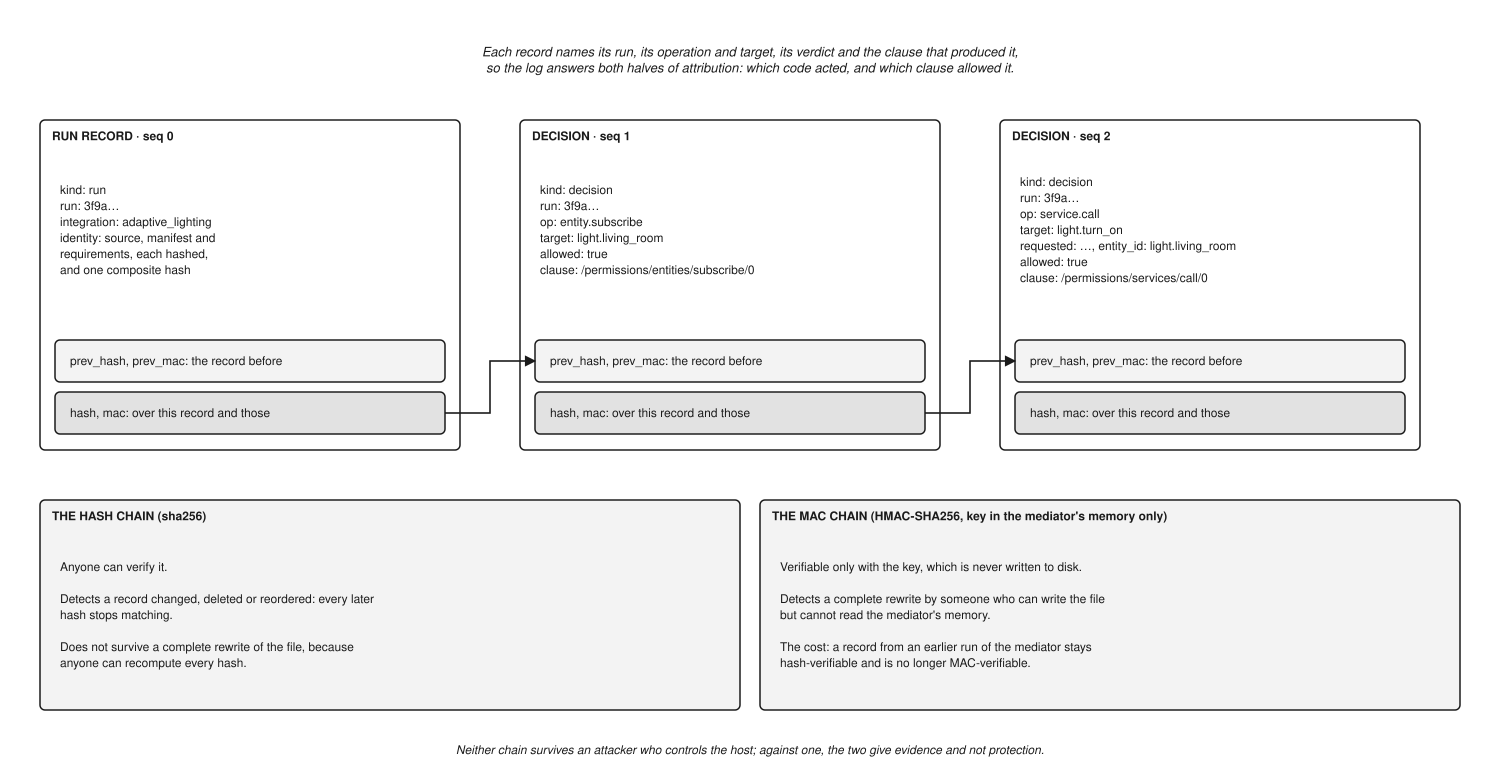

Recreate this plot in Python.
#!/usr/bin/env python3
"""Figure 9.5 — The audit record: one run record, the decisions that refer to it, and two chains.

Writes fig_9_5_record.svg. Run:  python3 fig_9_5_record.py

The fields are those `AuditLog._append`, `AuditLog.run` and `AuditLog.decision` write
(`confine/audit.py`). Every record carries both links: `hash` over the previous hash and this
record's body, and `mac`, an HMAC over the previous MAC and the body, keyed with a secret held
only in the mediator's memory. Clauses are JSON pointers into the
manifest, as the log writes them. The example values are illustrative: the decision is the
retest's `adaptive_lighting` call, and the devices it targets have been in the record since F54.
"""

from pathlib import Path

from svg9 import Canvas

OUT = Path(__file__).parent / "fig_9_5_record.svg"

c = Canvas(1500, 780)

RECORDS = [
    ("RUN RECORD  ·  seq 0", "kind: run\nrun: 3f9a…\nintegration: adaptive_lighting\n"
     "identity: source, manifest and\nrequirements, each hashed,\nand one composite hash"),
    ("DECISION  ·  seq 1", "kind: decision\nrun: 3f9a…\nop: entity.subscribe\n"
     "target: light.living_room\nallowed: true\nclause: /permissions/entities/subscribe/0"),
    ("DECISION  ·  seq 2", "kind: decision\nrun: 3f9a…\nop: service.call\n"
     "target: light.turn_on\nrequested: …, entity_id: light.living_room\nallowed: true\n"
     "clause: /permissions/services/call/0"),
]
X0, W, GAP, Y, H = 40, 420, 60, 120, 330
for i, (title, body) in enumerate(RECORDS):
    x = X0 + i * (W + GAP)
    c.box(x, Y, W, H, fill="white", title=title)
    c.text(x + 20, Y + 110, body, size=12, anchor="start")
    c.box(x + 15, Y + 220, W - 30, 42, fill="light")
    c.text(x + 30, Y + 241, "prev_hash, prev_mac: the record before", size=12, anchor="start")
    c.box(x + 15, Y + 272, W - 30, 42, fill="mid")
    c.text(x + 30, Y + 293, "hash, mac: over this record and those", size=12, anchor="start")
    if i:
        # The previous record's links are carried into this one.
        px = x - GAP - 15
        c.line([(px, Y + 293), (x - GAP / 2, Y + 293), (x - GAP / 2, Y + 241), (x + 15, Y + 241)])

c.text(750, 60, "Each record names its run, its operation and target, its verdict and the "
       "clause that produced it,\nso the log answers both halves of attribution: which code "
       "acted, and which clause allowed it.", size=13, italic=True)

# --- what each link detects ----------------------------------------------------------------------
c.box(40, 500, 700, 210, fill="light", title="THE HASH CHAIN  (sha256)")
c.text(60, 615, "Anyone can verify it.\n\nDetects a record changed, deleted or reordered: every "
       "later\nhash stops matching.\n\nDoes not survive a complete rewrite of the file, "
       "because\nanyone can recompute every hash.", size=12, anchor="start")
c.box(760, 500, 700, 210, fill="light", title="THE MAC CHAIN  (HMAC-SHA256, key in the "
      "mediator's memory only)")
c.text(780, 615, "Verifiable only with the key, which is never written to disk.\n\nDetects a "
       "complete rewrite by someone who can write the file\nbut cannot read the mediator's "
       "memory.\n\nThe cost: a record from an earlier run of the mediator stays\nhash-"
       "verifiable and is no longer MAC-verifiable.", size=12, anchor="start")

c.text(750, 750, "Neither chain survives an attacker who controls the host; against one, the "
       "two give evidence and not protection.", size=12, italic=True)

c.save(OUT)
